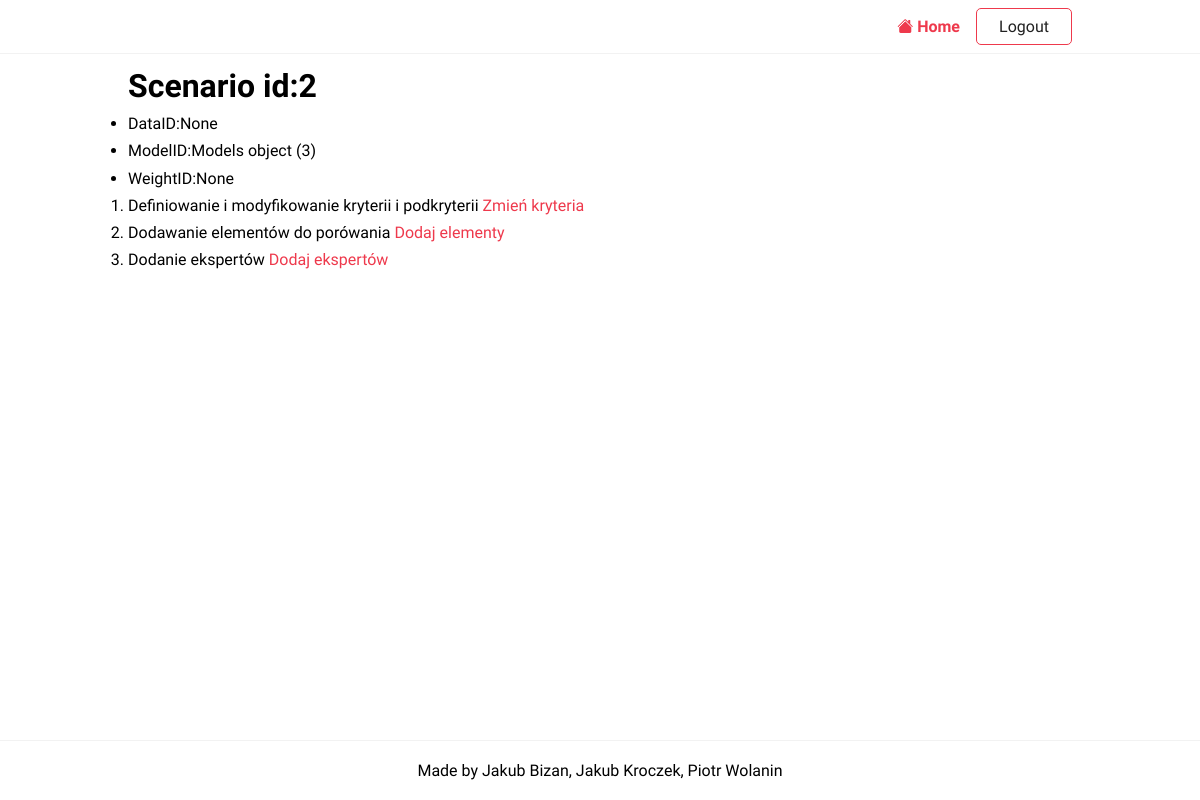
Page /scenarios/view/2 (signed in) on the committed database.
### projekt/models/decisionScenarios.py (models this page shows)
class DecisionScenarios(m.Model):
    modelID = m.ForeignKey(Models, on_delete=m.CASCADE, null=True, blank=True)
    dataID = m.IntegerField(unique=True, null=True, blank=True)
    weightID = m.IntegerField(unique=True, null=True, blank=True)
    userID = m.ForeignKey(User, on_delete=m.CASCADE)

### projekt/models/models.py (models this page shows)
class Models(m.Model):
    ranking_method = m.CharField(max_length=4)
    aggregation_method = m.CharField(max_length=4)
    completeness_required = m.BooleanField()
    criteriasDone = m.BooleanField(default=False)
    expertsDone = m.BooleanField(default=False)
    scaleDone = m.BooleanField(default=False)
    alternativesDone = m.BooleanField(default=False)

### projekt/views/facilitator/scenario.py (the view)
# urls.py: path('scenarios/view/<pk>', ScenarioDetailView.as_view(), name='scenario-detail'),
class ScenarioDetailView(LoginRequiredMixin, DetailView):
    model = DecisionScenarios
    template_name = 'projekt/scenario_detail.html'

### templates/projekt/scenario_detail.html
{%extends 'base.html'%}
{%block content%}
<h1>Scenario id:{{ object.id }}</h1>
<ul>
    <li>DataID:{{ object.dataID }}</li>
    <li>ModelID:{{ object.modelID }}</li>
    <li>WeightID:{{ object.weightID }}</li>
</ul>
<ol>
    <li>Definiowanie i modyfikowanie kryterii i podkryterii <a href={% url 'modify-criteria' object.id %}>Zmień kryteria</a></li>
    <li>Dodawanie elementów do porówania <a href={% url 'modify-alternatives' object.id %}>Dodaj elementy</a></li>
    <li>Dodanie ekspertów <a href="">Dodaj ekspertów</a></li>
</ol>
{%endblock content%}

### projekt/static/css/style.css (style rules this page uses)
:root { --color-primary: #ee394c; --color-secondary: #86b7fe; --color-light: #f2f2f2; --color-gray: #ced4da; --color-dark: #212121; --color-white: #ffffff; --color-error: #e2442f; --color-warning: #ffc900; --color-info: #02a2b9; --color-success: #1ba345; --color-input: #00d1b2; --border-radius: 5px; }
* { margin: 0; padding: 0; box-sizing: border-box; text-rendering: optimizeLegibility; }
html, body { height: 100%; }
body { font-family: 'Dosis', sans-serif; font-size: 1rem; line-height: 1.7; display: flex; flex-direction: column; }
h1 { font-size: 2rem; line-height: 1.5; }
a { color: var(--color-primary); text-decoration: none; }

### rows in the picture
DecisionScenarios: id "2", dataID "None", modelID "Models object (3)", weightID "None"
